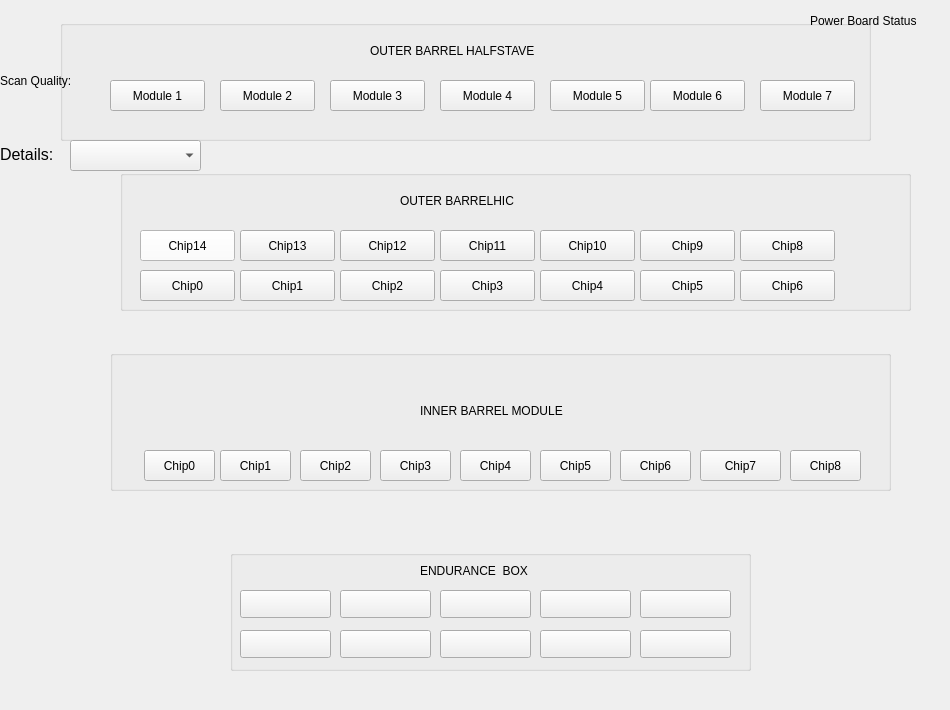
    <widget class="QWidget" name="tab_1">
     <attribute name="title">
      <string>Object Layout</string>
     </attribute>
     <widget class="QGroupBox" name="IBModule">
      <property name="geometry">
       <rect>
        <x>110</x>
        <y>350</y>
        <width>781</width>
        <height>141</height>
       </rect>
      </property>
      <property name="title">
       <string/>
      </property>
      <widget class="QLabel" name="label_2">
       <property name="geometry">
        <rect>
         <x>310</x>
         <y>40</y>
         <width>181</width>
         <height>41</height>
        </rect>
       </property>
       <property name="text">
        <string>INNER BARREL MODULE</string>
       </property>
      </widget>
      <widget class="QPushButton" name="chip0">
       <property name="geometry">
        <rect>
         <x>34</x>
         <y>100</y>
         <width>71</width>
         <height>31</height>
        </rect>
       </property>
       <property name="text">
        <string>Chip0</string>
       </property>
      </widget>
      <widget class="QPushButton" name="chip1">
       <property name="geometry">
        <rect>
         <x>110</x>
         <y>100</y>
         <width>71</width>
         <height>31</height>
        </rect>
       </property>
       <property name="text">
        <string>Chip1</string>
       </property>
      </widget>
      <widget class="QPushButton" name="chip2">
       <property name="geometry">
        <rect>
         <x>190</x>
         <y>100</y>
         <width>71</width>
         <height>31</height>
        </rect>
       </property>
       <property name="text">
        <string>Chip2</string>
       </property>
      </widget>
      <widget class="QPushButton" name="chip3">
       <property name="geometry">
        <rect>
         <x>270</x>
         <y>100</y>
         <width>71</width>
         <height>31</height>
        </rect>
       </property>
       <property name="text">
        <string>Chip3</string>
       </property>
      </widget>
      <widget class="QPushButton" name="chip4">
       <property name="geometry">
        <rect>
         <x>350</x>
         <y>100</y>
         <width>71</width>
         <height>31</height>
        </rect>
       </property>
       <property name="text">
        <string>Chip4</string>
       </property>
      </widget>
      <widget class="QPushButton" name="chip5">
       <property name="geometry">
        <rect>
         <x>430</x>
         <y>100</y>
         <width>71</width>
         <height>31</height>
        </rect>
       </property>
       <property name="text">
        <string>Chip5</string>
       </property>
      </widget>
      <widget class="QPushButton" name="chip6">
       <property name="geometry">
        <rect>
         <x>510</x>
         <y>100</y>
         <width>71</width>
         <height>31</height>
        </rect>
       </property>
       <property name="text">
        <string>Chip6</string>
       </property>
      </widget>
      <widget class="QPushButton" name="chip7">
       <property name="geometry">
        <rect>
         <x>590</x>
         <y>100</y>
         <width>81</width>
         <height>31</height>
        </rect>
       </property>
       <property name="text">
        <string>Chip7</string>
       </property>
      </widget>
      <widget class="QPushButton" name="chip8">
       <property name="geometry">
        <rect>
         <x>680</x>
         <y>100</y>
         <width>71</width>
         <height>31</height>
        </rect>
       </property>
       <property name="text">
        <string>Chip8</string>
       </property>
      </widget>
     </widget>
     <widget class="QGroupBox" name="OBHALFSTAVE">
      <property name="geometry">
       <rect>
        <x>60</x>
        <y>20</y>
        <width>811</width>
        <height>121</height>
       </rect>
      </property>
      <property name="title">
       <string/>
      </property>
      <widget class="QLabel" name="OBHFS">
       <property name="geometry">
        <rect>
         <x>310</x>
         <y>20</y>
         <width>201</width>
         <height>21</height>
        </rect>
       </property>
       <property name="text">
        <string>OUTER BARREL HALFSTAVE</string>
       </property>
      </widget>
      <widget class="QPushButton" name="obm1">
       <property name="geometry">
        <rect>
         <x>50</x>
         <y>60</y>
         <width>95</width>
         <height>31</height>
        </rect>
       </property>
       <property name="text">
        <string>Module 1</string>
       </property>
      </widget>
      <widget class="QPushButton" name="obm2">
       <property name="geometry">
        <rect>
         <x>160</x>
         <y>60</y>
         <width>95</width>
         <height>31</height>
        </rect>
       </property>
       <property name="text">
        <string>Module 2</string>
       </property>
      </widget>
      <widget class="QPushButton" name="obm3">
       <property name="geometry">
        <rect>
         <x>270</x>
         <y>60</y>
         <width>95</width>
         <height>31</height>
        </rect>
       </property>
       <property name="text">
        <string>Module 3</string>
       </property>
      </widget>
      <widget class="QPushButton" name="obm4">
       <property name="geometry">
        <rect>
         <x>380</x>
         <y>60</y>
         <width>95</width>
         <height>31</height>
        </rect>
       </property>
       <property name="text">
        <string>Module 4</string>
       </property>
      </widget>
      <widget class="QPushButton" name="obm5">
       <property name="geometry">
        <rect>
         <x>490</x>
         <y>60</y>
         <width>95</width>
         <height>31</height>
        </rect>
       </property>
       <property name="text">
        <string>Module 5</string>
       </property>
      </widget>
      <widget class="QPushButton" name="obm6">
       <property name="geometry">
        <rect>
         <x>590</x>
         <y>60</y>
         <width>95</width>
         <height>31</height>
        </rect>
       </property>
       <property name="text">
        <string>Module 6</string>
       </property>
      </widget>
      <widget class="QPushButton" name="obm7">
       <property name="geometry">
        <rect>
         <x>700</x>
         <y>60</y>
         <width>95</width>
         <height>31</height>
        </rect>
       </property>
       <property name="text">
        <string>Module 7</string>
       </property>
      </widget>
     </widget>
     <widget class="QGroupBox" name="OBModule">
      <property name="enabled">
       <bool>true</bool>
      </property>
      <property name="geometry">
       <rect>
        <x>120</x>
        <y>170</y>
        <width>791</width>
        <height>141</height>
       </rect>
      </property>
      <property name="title">
       <string/>
      </property>
      <widget class="QPushButton" name="chip16">
       <property name="geometry">
        <rect>
         <x>20</x>
         <y>60</y>
         <width>95</width>
         <height>31</height>
        </rect>
       </property>
       <property name="palette">
        <palette>
         <active>
          <colorrole role="WindowText">
           <brush brushstyle="SolidPattern">
            <color alpha="255">
             <red>0</red>
             <green>0</green>
             <blue>0</blue>
            </color>
           </brush>
          </colorrole>
          <colorrole role="Button">
           <brush brushstyle="SolidPattern">
            <color alpha="255">
             <red>255</red>
             <green>255</green>
             <blue>255</blue>
            </color>
           </brush>
          </colorrole>
          <colorrole role="Light">
           <brush brushstyle="SolidPattern">
            <color alpha="255">
             <red>255</red>
             <green>255</green>
             <blue>255</blue>
            </color>
           </brush>
          </colorrole>
          <colorrole role="Midlight">
           <brush brushstyle="SolidPattern">
            <color alpha="255">
             <red>255</red>
             <green>255</green>
             <blue>255</blue>
            </color>
           </brush>
          </colorrole>
          <colorrole role="Dark">
           <brush brushstyle="SolidPattern">
            <color alpha="255">
             <red>127</red>
             <green>127</green>
             <blue>127</blue>
            </color>
           </brush>
          </colorrole>
          <colorrole role="Mid">
           <brush brushstyle="SolidPattern">
            <color alpha="255">
             <red>170</red>
             <green>170</green>
             <blue>170</blue>
            </color>
           </brush>
          </colorrole>
          <colorrole role="Text">
           <brush brushstyle="SolidPattern">
            <color alpha="255">
             <red>0</red>
             <green>0</green>
             <blue>0</blue>
            </color>
           </brush>
          </colorrole>
          <colorrole role="BrightText">
           <brush brushstyle="SolidPattern">
            <color alpha="255">
             <red>255</red>
             <green>255</green>
             <blue>255</blue>
            </color>
           </brush>
          </colorrole>
          <colorrole role="ButtonText">
           <brush brushstyle="SolidPattern">
            <color alpha="255">
             <red>0</red>
             <green>0</green>
             <blue>0</blue>
            </color>
           </brush>
          </colorrole>
          <colorrole role="Base">
           <brush brushstyle="SolidPattern">
            <color alpha="255">
             <red>255</red>
             <green>255</green>
             <blue>255</blue>
            </color>
           </brush>
          </colorrole>
          <colorrole role="Window">
           <brush brushstyle="SolidPattern">
            <color alpha="255">
             <red>255</red>
             <green>255</green>
             <blue>255</blue>
            </color>
           </brush>
          </colorrole>
          <colorrole role="Shadow">
           <brush brushstyle="SolidPattern">
            <color alpha="255">
             <red>0</red>
             <green>0</green>
             <blue>0</blue>
            </color>
           </brush>
          </colorrole>
          <colorrole role="AlternateBase">
           <brush brushstyle="SolidPattern">
            <color alpha="255">
             <red>255</red>
             <green>255</green>
             <blue>255</blue>
            </color>
           </brush>
          </colorrole>
          <colorrole role="ToolTipBase">
           <brush brushstyle="SolidPattern">
            <color alpha="255">
             <red>255</red>
             <green>255</green>
             <blue>220</blue>
            </color>
           </brush>
          </colorrole>
          <colorrole role="ToolTipText">
           <brush brushstyle="SolidPattern">
            <color alpha="255">
             <red>0</red>
             <green>0</green>
             <blue>0</blue>
            </color>
           </brush>
          </colorrole>
         </active>
         <inactive>
          <colorrole role="WindowText">
           <brush brushstyle="SolidPattern">
            <color alpha="255">
             <red>0</red>
             <green>0</green>
             <blue>0</blue>
            </color>
           </brush>
          </colorrole>
          <colorrole role="Button">
           <brush brushstyle="SolidPattern">
            <color alpha="255">
             <red>255</red>
             <green>255</green>
             <blue>255</blue>
            </color>
           </brush>
          </colorrole>
          <colorrole role="Light">
           <brush brushstyle="SolidPattern">
            <color alpha="255">
             <red>255</red>
             <green>255</green>
             <blue>255</blue>
            </color>
           </brush>
          </colorrole>
          <colorrole role="Midlight">
           <brush brushstyle="SolidPattern">
            <color alpha="255">
             <red>255</red>
             <green>255</green>
             <blue>255</blue>
            </color>
           </brush>
          </colorrole>
          <colorrole role="Dark">
           <brush brushstyle="SolidPattern">
            <color alpha="255">
             <red>127</red>
             <green>127</green>
             <blue>127</blue>
            </color>
           </brush>
          </colorrole>
          <colorrole role="Mid">
           <brush brushstyle="SolidPattern">
            <color alpha="255">
             <red>170</red>
             <green>170</green>
             <blue>170</blue>
            </color>
           </brush>
          </colorrole>
          <colorrole role="Text">
           <brush brushstyle="SolidPattern">
            <color alpha="255">
             <red>0</red>
             <green>0</green>
             <blue>0</blue>
            </color>
           </brush>
          </colorrole>
          <colorrole role="BrightText">
           <brush brushstyle="SolidPattern">
            <color alpha="255">
             <red>255</red>
             <green>255</green>
             <blue>255</blue>
            </color>
           </brush>
          </colorrole>
          <colorrole role="ButtonText">
           <brush brushstyle="SolidPattern">
            <color alpha="255">
             <red>0</red>
             <green>0</green>
             <blue>0</blue>
            </color>
           </brush>
          </colorrole>
          <colorrole role="Base">
           <brush brushstyle="SolidPattern">
            <color alpha="255">
             <red>255</red>
             <green>255</green>
             <blue>255</blue>
            </color>
           </brush>
          </colorrole>
          <colorrole role="Window">
           <brush brushstyle="SolidPattern">
            <color alpha="255">
             <red>255</red>
             <green>255</green>
             <blue>255</blue>
            </color>
           </brush>
          </colorrole>
          <colorrole role="Shadow">
           <brush brushstyle="SolidPattern">
            <color alpha="255">
             <red>0</red>
             <green>0</green>
             <blue>0</blue>
            </color>
           </brush>
          </colorrole>
          <colorrole role="AlternateBase">
           <brush brushstyle="SolidPattern">
            <color alpha="255">
             <red>255</red>
             <green>255</green>
             <blue>255</blue>
            </color>
           </brush>
          </colorrole>
          <colorrole role="ToolTipBase">
           <brush brushstyle="SolidPattern">
            <color alpha="255">
             <red>255</red>
             <green>255</green>
             <blue>220</blue>
            </color>
           </brush>
          </colorrole>
          <colorrole role="ToolTipText">
           <brush brushstyle="SolidPattern">
            <color alpha="255">
             <red>0</red>
             <green>0</green>
             <blue>0</blue>
            </color>
           </brush>
          </colorrole>
         </inactive>
         <disabled>
          <colorrole role="WindowText">
           <brush brushstyle="SolidPattern">
            <color alpha="255">
             <red>127</red>
             <green>127</green>
             <blue>127</blue>
            </color>
           </brush>
          </colorrole>
          <colorrole role="Button">
           <brush brushstyle="SolidPattern">
            <color alpha="255">
             <red>255</red>
             <green>255</green>
             <blue>255</blue>
            </color>
           </brush>
          </colorrole>
          <colorrole role="Light">
           <brush brushstyle="SolidPattern">
            <color alpha="255">
             <red>255</red>
             <green>255</green>
             <blue>255</blue>
            </color>
           </brush>
          </colorrole>
          <colorrole role="Midlight">
           <brush brushstyle="SolidPattern">
            <color alpha="255">
             <red>255</red>
             <green>255</green>
             <blue>255</blue>
            </color>
           </brush>
          </colorrole>
          <colorrole role="Dark">
           <brush brushstyle="SolidPattern">
            <color alpha="255">
             <red>127</red>
             <green>127</green>
             <blue>127</blue>
            </color>
           </brush>
          </colorrole>
          <colorrole role="Mid">
           <brush brushstyle="SolidPattern">
            <color alpha="255">
             <red>170</red>
             <green>170</green>
             <blue>170</blue>
            </color>
           </brush>
          </colorrole>
          <colorrole role="Text">
           <brush brushstyle="SolidPattern">
            <color alpha="255">
             <red>127</red>
             <green>127</green>
             <blue>127</blue>
            </color>
           </brush>
          </colorrole>
          <colorrole role="BrightText">
           <brush brushstyle="SolidPattern">
            <color alpha="255">
             <red>255</red>
             <green>255</green>
             <blue>255</blue>
            </color>
           </brush>
          </colorrole>
          <colorrole role="ButtonText">
           <brush brushstyle="SolidPattern">
            <color alpha="255">
             <red>127</red>
             <green>127</green>
             <blue>127</blue>
            </color>
           </brush>
          </colorrole>
          <colorrole role="Base">
           <brush brushstyle="SolidPattern">
            <color alpha="255">
             <red>255</red>
             <green>255</green>
             <blue>255</blue>
            </color>
           </brush>
          </colorrole>
          <colorrole role="Window">
           <brush brushstyle="SolidPattern">
            <color alpha="255">
             <red>255</red>
             <green>255</green>
             <blue>255</blue>
            </color>
           </brush>
          </colorrole>
          <colorrole role="Shadow">
           <brush brushstyle="SolidPattern">
            <color alpha="255">
             <red>0</red>
             <green>0</green>
             <blue>0</blue>
            </color>
           </brush>
          </colorrole>
          <colorrole role="AlternateBase">
           <brush brushstyle="SolidPattern">
            <color alpha="255">
             <red>255</red>
             <green>255</green>
             <blue>255</blue>
            </color>
           </brush>
          </colorrole>
          <colorrole role="ToolTipBase">
           <brush brushstyle="SolidPattern">
            <color alpha="255">
             <red>255</red>
             <green>255</green>
             <blue>220</blue>
            </color>
           </brush>
          </colorrole>
          <colorrole role="ToolTipText">
           <brush brushstyle="SolidPattern">
            <color alpha="255">
             <red>0</red>
             <green>0</green>
             <blue>0</blue>
            </color>
           </brush>
          </colorrole>
         </disabled>
        </palette>
       </property>
       <property name="text">
        <string>Chip14</string>
       </property>
      </widget>
      <widget class="QPushButton" name="chip15">
       <property name="geometry">
        <rect>
         <x>120</x>
         <y>60</y>
         <width>95</width>
         <height>31</height>
        </rect>
       </property>
       <property name="text">
        <string>Chip13</string>
       </property>
      </widget>
      <widget class="QPushButton" name="chip14">
       <property name="geometry">
        <rect>
         <x>220</x>
         <y>60</y>
         <width>95</width>
         <height>31</height>
        </rect>
       </property>
       <property name="text">
        <string>Chip12</string>
       </property>
      </widget>
      <widget class="QPushButton" name="chip13">
       <property name="geometry">
        <rect>
         <x>320</x>
         <y>60</y>
         <width>95</width>
         <height>31</height>
        </rect>
       </property>
       <property name="text">
        <string>Chip11</string>
       </property>
      </widget>
      <widget class="QPushButton" name="chip12">
       <property name="geometry">
        <rect>
         <x>420</x>
         <y>60</y>
         <width>95</width>
         <height>31</height>
        </rect>
       </property>
       <property name="text">
        <string>Chip10</string>
       </property>
      </widget>
      <widget class="QPushButton" name="chip11">
       <property name="geometry">
        <rect>
         <x>520</x>
         <y>60</y>
         <width>95</width>
         <height>31</height>
        </rect>
       </property>
       <property name="text">
        <string>Chip9</string>
       </property>
      </widget>
      <widget class="QPushButton" name="chip10">
       <property name="geometry">
        <rect>
         <x>620</x>
         <y>60</y>
         <width>95</width>
         <height>31</height>
        </rect>
       </property>
       <property name="text">
        <string>Chip8</string>
       </property>
      </widget>
      <widget class="QPushButton" name="chip00">
       <property name="geometry">
        <rect>
         <x>20</x>
         <y>100</y>
         <width>95</width>
         <height>31</height>
        </rect>
       </property>
       <property name="text">
        <string>Chip0</string>
       </property>
      </widget>
      <widget class="QPushButton" name="chip01">
       <property name="geometry">
        <rect>
         <x>120</x>
         <y>100</y>
         <width>95</width>
         <height>31</height>
        </rect>
       </property>
       <property name="text">
        <string>Chip1</string>
       </property>
      </widget>
      <widget class="QPushButton" name="chip02">
       <property name="geometry">
        <rect>
         <x>220</x>
         <y>100</y>
         <width>95</width>
         <height>31</height>
        </rect>
       </property>
       <property name="text">
        <string>Chip2</string>
       </property>
      </widget>
      <widget class="QPushButton" name="chip03">
       <property name="geometry">
        <rect>
         <x>320</x>
         <y>100</y>
         <width>95</width>
         <height>31</height>
        </rect>
       </property>
       <property name="text">
        <string>Chip3</string>
       </property>
      </widget>
      <widget class="QPushButton" name="chip04">
       <property name="geometry">
        <rect>
         <x>420</x>
         <y>100</y>
         <width>95</width>
         <height>31</height>
        </rect>
       </property>
       <property name="text">
        <string>Chip4</string>
       </property>
      </widget>
      <widget class="QPushButton" name="chip05">
       <property name="geometry">
        <rect>
         <x>520</x>
         <y>100</y>
         <width>95</width>
         <height>31</height>
        </rect>
       </property>
       <property name="text">
        <string>Chip5</string>
       </property>
      </widget>
      <widget class="QPushButton" name="chip06">
       <property name="geometry">
        <rect>
         <x>620</x>
         <y>100</y>
         <width>95</width>
         <height>31</height>
        </rect>
       </property>
       <property name="text">
        <string>Chip6</string>
       </property>
      </widget>
      <widget class="QLabel" name="label">
       <property name="geometry">
        <rect>
         <x>280</x>
         <y>20</y>
         <width>191</width>
         <height>21</height>
        </rect>
       </property>
       <property name="text">
        <string>OUTER BARRELHIC</string>
       </property>
      </widget>
      <widget class="QLabel" name="modulenumber">
       <property name="geometry">
        <rect>
         <x>440</x>
         <y>20</y>
         <width>66</width>
         <height>21</height>
        </rect>
       </property>
       <property name="text">
        <string/>
       </property>
      </widget>
     </widget>
     <widget class="QLabel" name="displaydetails">
      <property name="geometry">
       <rect>
        <x>0</x>
        <y>144</y>
        <width>131</width>
        <height>21</height>
       </rect>
      </property>
      <property name="font">
       <font>
        <pointsize>12</pointsize>
       </font>
      </property>
      <property name="text">
       <string>Details:</string>
      </property>
     </widget>
     <widget class="QComboBox" name="details">
      <property name="geometry">
       <rect>
        <x>70</x>
        <y>140</y>
        <width>131</width>
        <height>31</height>
       </rect>
      </property>
     </widget>
     <widget class="QLabel" name="alicepic">
      <property name="geometry">
       <rect>
        <x>10</x>
        <y>500</y>
        <width>211</width>
        <height>201</height>
       </rect>
      </property>
      <property name="text">
       <string/>
      </property>
     </widget>
     <widget class="QLabel" name="ledtext">
      <property name="geometry">
       <rect>
        <x>0</x>
        <y>70</y>
        <width>91</width>
        <height>21</height>
       </rect>
      </property>
      <property name="text">
       <string>Scan Quality:</string>
      </property>
     </widget>
     <widget class="QLabel" name="led">
      <property name="geometry">
       <rect>
        <x>0</x>
        <y>100</y>
        <width>71</width>
        <height>31</height>
       </rect>
      </property>
      <property name="text">
       <string/>
      </property>
     </widget>
     <widget class="QLabel" name="LED">
      <property name="geometry">
       <rect>
        <x>880</x>
        <y>40</y>
        <width>51</width>
        <height>31</height>
       </rect>
      </property>
      <property name="text">
       <string/>
      </property>
     </widget>
     <widget class="QLabel" name="pbstatus">
      <property name="geometry">
       <rect>
        <x>810</x>
        <y>0</y>
        <width>131</width>
        <height>41</height>
       </rect>
      </property>
      <property name="text">
       <string>Power Board Status</string>
      </property>
     </widget>
     <widget class="QGroupBox" name="endurancebox">
      <property name="geometry">
       <rect>
        <x>230</x>
        <y>550</y>
        <width>521</width>
        <height>121</height>
       </rect>
      </property>
      <property name="title">
       <string/>
      </property>
      <widget class="QPushButton" name="top1">
       <property name="geometry">
        <rect>
         <x>10</x>
         <y>40</y>
         <width>91</width>
         <height>28</height>
        </rect>
       </property>
       <property name="text">
        <string/>
       </property>
      </widget>
      <widget class="QPushButton" name="top2">
       <property name="geometry">
        <rect>
         <x>110</x>
         <y>40</y>
         <width>91</width>
         <height>28</height>
        </rect>
       </property>
       <property name="text">
        <string/>
       </property>
      </widget>
      <widget class="QPushButton" name="top3">
       <property name="geometry">
        <rect>
         <x>210</x>
         <y>40</y>
         <width>91</width>
         <height>28</height>
        </rect>
       </property>
       <property name="text">
        <string/>
       </property>
      </widget>
      <widget class="QPushButton" name="top4">
       <property name="geometry">
        <rect>
         <x>310</x>
         <y>40</y>
         <width>91</width>
         <height>28</height>
        </rect>
       </property>
       <property name="text">
        <string/>
       </property>
      </widget>
      <widget class="QPushButton" name="top5">
       <property name="geometry">
        <rect>
         <x>410</x>
         <y>40</y>
         <width>91</width>
         <height>28</height>
        </rect>
       </property>
       <property name="text">
        <string/>
       </property>
      </widget>
      <widget class="QPushButton" name="down1">
       <property name="geometry">
        <rect>
         <x>10</x>
         <y>80</y>
         <width>91</width>
         <height>28</height>
        </rect>
       </property>
       <property name="text">
        <string/>
       </property>
      </widget>
      <widget class="QPushButton" name="down2">
       <property name="geometry">
        <rect>
         <x>110</x>
         <y>80</y>
         <width>91</width>
         <height>28</height>
        </rect>
       </property>
       <property name="text">
        <string/>
       </property>
      </widget>
      <widget class="QPushButton" name="down3">
       <property name="geometry">
        <rect>
         <x>210</x>
         <y>80</y>
         <width>91</width>
         <height>28</height>
        </rect>
       </property>
       <property name="text">
        <string/>
       </property>
      </widget>
      <widget class="QPushButton" name="down4">
       <property name="geometry">
        <rect>
         <x>310</x>
         <y>80</y>
         <width>91</width>
         <height>28</height>
        </rect>
       </property>
       <property name="text">
        <string/>
       </property>
      </widget>
      <widget class="QPushButton" name="down5">
       <property name="geometry">
        <rect>
         <x>410</x>
         <y>80</y>
         <width>91</width>
         <height>28</height>
        </rect>
       </property>
       <property name="text">
        <string/>
       </property>
      </widget>
      <widget class="QLabel" name="label_4">
       <property name="geometry">
        <rect>
         <x>190</x>
         <y>10</y>
         <width>161</width>
         <height>21</height>
        </rect>
       </property>
       <property name="text">
        <string>ENDURANCE  BOX</string>
       </property>
      </widget>
     </widget>
    </widget>
